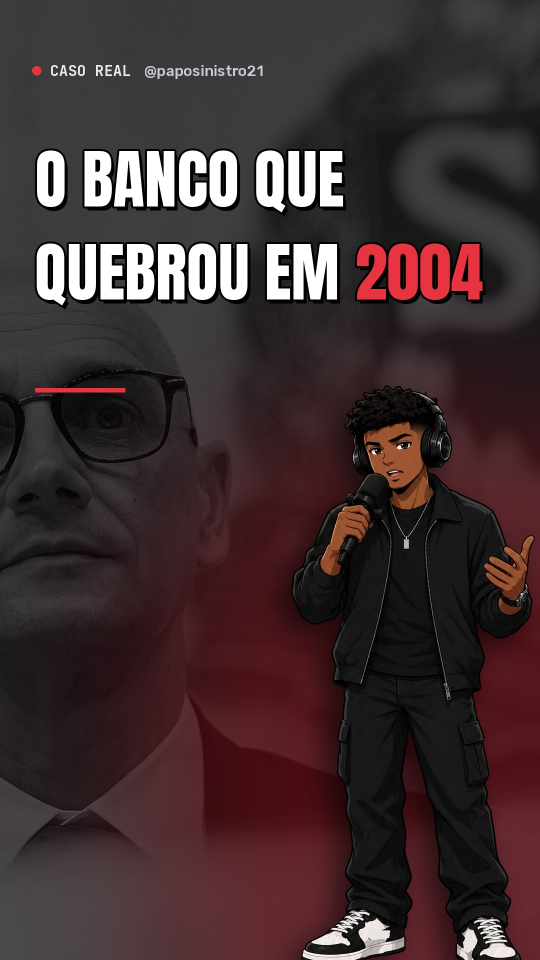
#> input picture capa.jpg, 1080 x 1920 px (shown at 1/2 size); its folder holds only this picture in this run
$ python -i caso_pesquisa.py   (imports and definitions only)
#> lines starting #> are read from the running program, lines starting #| are printed output that depends on the picture
"""
Caso Ao Vivo — pesquisa documental e imagens de arquivo.

1. Encontra o artigo do caso na Wikipédia (português e inglês) e lista as referências que ele cita,
   separando fontes primárias (tribunais, órgãos oficiais) de reportagens de veículos reconhecidos.
2. Confere datas, números e nomes do roteiro contra o texto desses artigos.
3. Busca imagens no Wikimedia Commons só com licença que permite reuso (domínio público, CC0, CC BY, CC BY-SA),
   guarda autor, licença e link, e descarta fotos de pessoas (categorias + detector de rostos).

Nada é inventado: o que não for encontrado fica marcado como "não verificado" no pacote de produção.
"""
import html
import re
import time
import unicodedata
from datetime import date
from pathlib import Path
from urllib.parse import urlparse

import requests

UA = {"User-Agent": "CasoAoVivo/1.0 (https://github.com/lcs021/Bino-Explica; robo de pesquisa documental)"}
COMMONS = "https://commons.wikimedia.org/w/api.php"

PRIMARIAS = (".jus.br", ".gov.br", ".mp.br", ".leg.br", ".def.br", ".mil.br", ".gov", ".gov.uk", ".gouv.fr", ".gob.",
             "europa.eu", "un.org", "interpol.int", "fbi.gov", "justice.gov", "supremecourt", "courts.", "court.",
             "archives.", "arquivonacional", "bnf.fr", "loc.gov", "nationalarchives")
VEICULOS = ("g1.globo.com", "oglobo.globo.com", "globo.com", "folha.uol.com.br", "estadao.com.br", "uol.com.br",
            "veja.abril.com.br", "abril.com.br", "cnnbrasil.com.br", "agenciabrasil.ebc.com.br", "ebc.com.br",
            "bbc.com", "bbc.co.uk", "nytimes.com", "theguardian.com", "reuters.com", "apnews.com", "washingtonpost.com",
            "lemonde.fr", "elpais.com", "time.com", "theatlantic.com", "smithsonianmag.com", "nationalgeographic.com",
            "cnn.com", "nbcnews.com", "cbsnews.com", "latimes.com", "telegraph.co.uk", "independent.co.uk",
            "lefigaro.fr", "corriere.it", "repubblica.it", "dw.com", "francetvinfo.fr", "terra.com.br", "r7.com",
            "correiobraziliense.com.br", "gazetadopovo.com.br", "jornaldocomercio", "opovo.com.br", "diariodonordeste")
IGNORAR = ("catalogue.bnf.fr", "data.bnf.fr", "isni.org", "d-nb.info", "viaf.org", "orcid.org", "wikipedia.org", "wikimedia.org", "wikidata.org", "wiktionary.org", "google.com/search", "worldcat.org",
           "doi.org/10.", "jstor.org/action", "archive.org/details", "openlibrary.org", "viaf.org", "id.loc.gov")
LICENCAS_OK = re.compile(r"^(public domain|no restrictions|no known copyright restrictions|pd\b|pd-|cc0|cc[ -]?by(-sa)?([ -]\d(\.\d)?)?$|cc[ -]?by(-sa)?[ -]\d\.\d)", re.I)
PALAVRAS_PESSOAS = ("portrait", "retrato", "people", "person", "persons", "men ", "women", "woman", " man", "boy", "girl",
                    "child", "children", "criança", "mugshot", "victim", "vítima", "face", "selfie", "politician",
                    "criminal", "actor", "actress", "singer", "crowd", "family", "família", "funeral", "corpse", "body",
                    "dead ", "cadáver", "self-portrait", "headshot", "bust of", "photograph of")
PALAVRAS_FORA = ("flag of", "bandeira", "coat of arms", "brasão", "logo", "icon", "ícone", "signature", "assinatura",
                 "symbol", "emblem", "seal of", "button", "question_book", "edit-clear", "ambox")


# [11 lines left out: function _get, not called in this run]


def _sem_acento(t):
    return "".join(c for c in unicodedata.normalize("NFKD", str(t)) if not unicodedata.combining(c)).lower()


def _texto_html(t):
    return re.sub(r"\s+", " ", html.unescape(re.sub(r"<[^>]+>", " ", str(t or "")))).strip()


# ---------------------------------------------------------------------------
# Wikipédia
# ---------------------------------------------------------------------------
# [66 lines left out: functions artigo, classificar, fontes, _numeros, not called in this run]


MESES = {"janeiro": "january", "fevereiro": "february", "março": "march", "abril": "april", "maio": "may",
         "junho": "june", "julho": "july", "agosto": "august", "setembro": "september", "outubro": "october",
         "novembro": "november", "dezembro": "december"}


TRADUCOES = {"florenca": ("florence",), "italia": ("italy",), "franca": ("france",), "londres": ("london",),
             "alemanha": ("germany",), "espanha": ("spain",), "brasil": ("brazil",), "inglaterra": ("england",),
             "estados": ("united states",), "nova": ("new",), "roma": ("rome",), "lisboa": ("lisbon",), "veneza": ("venice",),
             "milao": ("milan",), "pequim": ("beijing",), "moscou": ("moscow",), "genebra": ("geneva",), "suica": ("switzerland",),
             "holanda": ("netherlands",), "belgica": ("belgium",), "mexico": ("mexico",), "japao": ("japan",), "china": ("china",)}


# [64 lines left out: functions _nomes, checar, _info_arquivos, not called in this run]


MOTIVOS = {}


def _nao(motivo):
    MOTIVOS[motivo] = MOTIVOS.get(motivo, 0) + 1
    return None


NOMES = set()          # nomes das pessoas do caso (preenchido em pesquisar)
GENERICOS = {"portrait", "photo", "photograph", "retrato", "foto", "fotografia", "mugshot", "circa", "ca", "jpg", "jpeg", "png",
             "cropped", "crop", "headshot", "mr", "sr", "jr", "the", "of", "in", "de", "da", "do"}


# [34 lines left out: functions _so_nome, _aceitavel, not called in this run]


_rostos = None


def _tem_rosto(arquivo):
#> called with arquivo = 'capa.jpg'
    global _rostos
    try:
        import cv2
    except ImportError:
        return False
    if _rostos is None:
        import os
        pastas = [getattr(getattr(cv2, "data", None), "haarcascades", ""), os.path.join(os.path.dirname(cv2.__file__), "data"),
                  "/usr/share/opencv4/haarcascades", "/usr/share/opencv/haarcascades"]
        _rostos = []
        for n in ("haarcascade_frontalface_default.xml", "haarcascade_frontalface_alt2.xml", "haarcascade_profileface.xml"):
            for pasta in pastas:
                arq = os.path.join(pasta, n) if pasta else ""
                if arq and os.path.exists(arq):
                    c = cv2.CascadeClassifier(arq)
                    if not c.empty():
                        _rostos.append(c)
                        break
        if not _rostos:
            print("  Aviso: detector de rostos indisponível; as fotos passam só pelo filtro de descrição.", flush=True)
    img = cv2.imread(str(arquivo), cv2.IMREAD_GRAYSCALE)
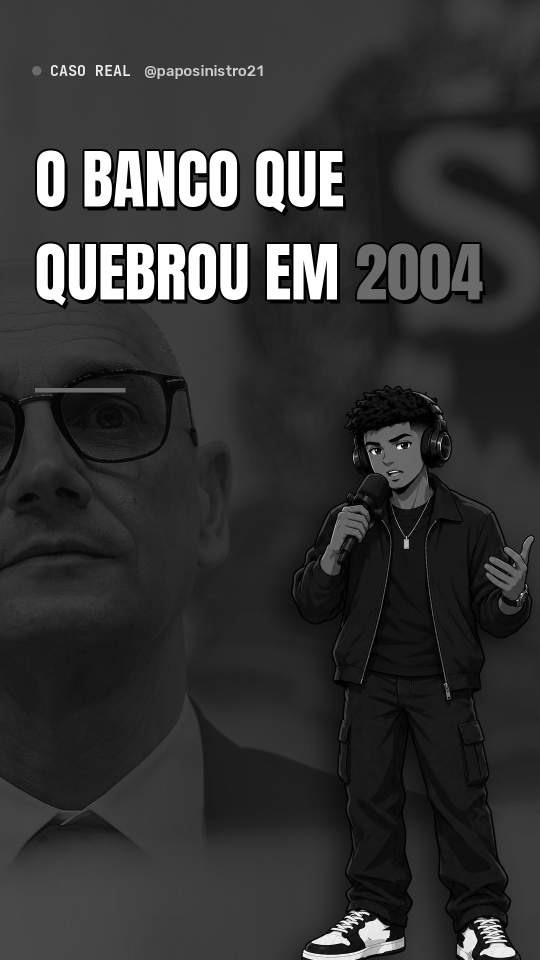
#> img: shape (1920, 1080) (shown at 1/2 size); min 0, max 255, mean 52.2
    if img is None:
        return True
    esc = 900 / max(img.shape)
#> esc = 0.469
    if esc < 1:
        img = cv2.resize(img, None, fx=esc, fy=esc)
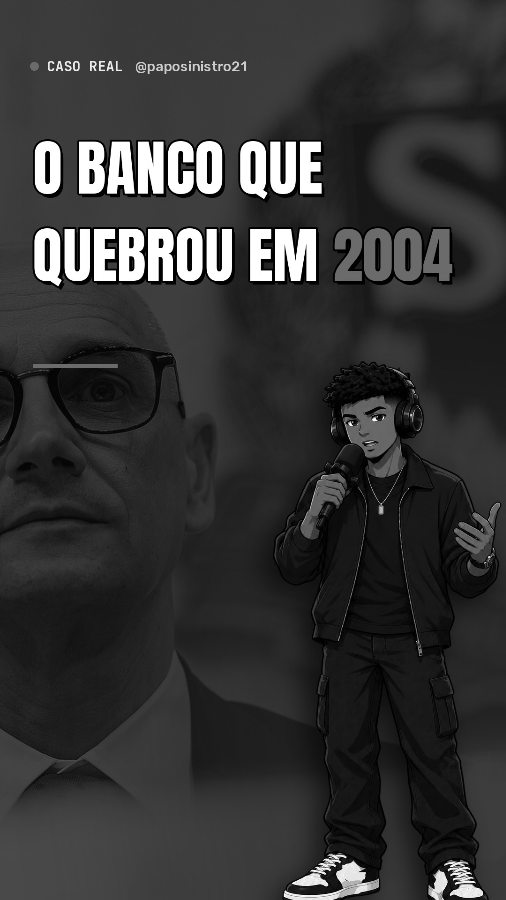
#> img: shape (900, 506); min 0, max 255, mean 52.2
    lado = max(24, int(min(img.shape) * 0.035))
#> lado = 24
    img = cv2.equalizeHist(img)
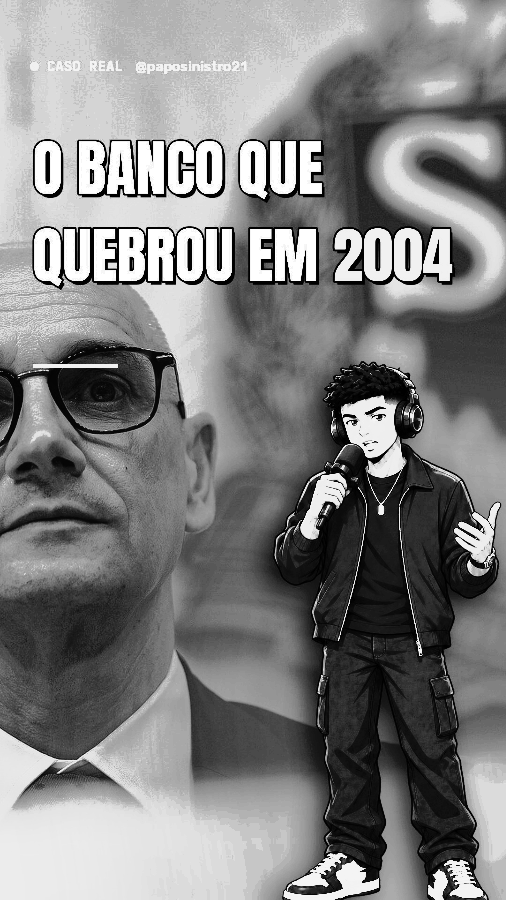
#> img: shape (900, 506); min 0, max 255, mean 128.3
    for c in _rostos:
        if len(c.detectMultiScale(img, scaleFactor=1.08, minNeighbors=6, minSize=(lado, lado))):
            return True
    return False


# [116 lines left out: functions buscar_imagens, baixar, pesquisar, not called in this run]

>>> result = _tem_rosto('capa.jpg')

$ run again, on q_1.jpg
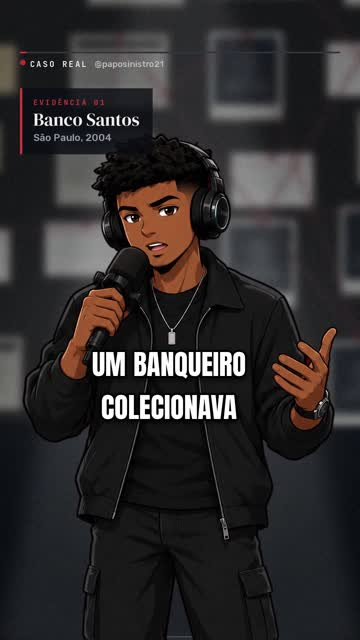
#> input picture q_1.jpg, 360 x 640 px
#> in _tem_rosto, `img = cv2.imread(str(arquivo), cv2.IMREAD_GRAYSCALE)`:
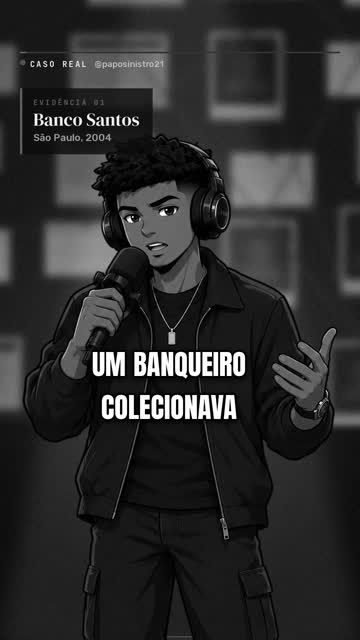
#> img: shape (640, 360); min 0, max 255, mean 44.5
#> in _tem_rosto, `img = cv2.equalizeHist(img)`:
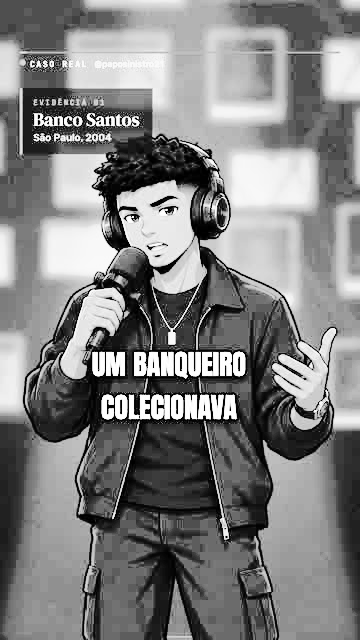
#> img: shape (640, 360); min 0, max 255, mean 128.7

$ run again, on q_10.jpg
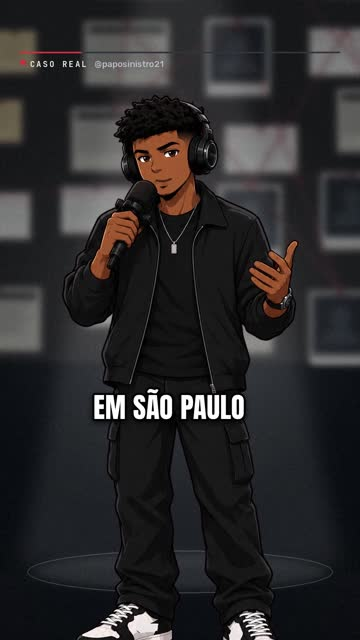
#> input picture q_10.jpg, 360 x 640 px
#> in _tem_rosto, `img = cv2.imread(str(arquivo), cv2.IMREAD_GRAYSCALE)`:
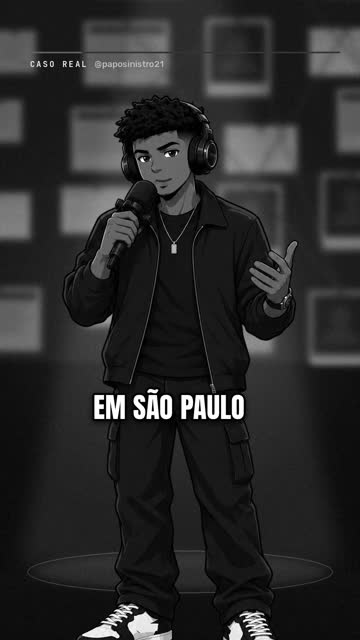
#> img: shape (640, 360); min 0, max 255, mean 42.5
#> in _tem_rosto, `img = cv2.equalizeHist(img)`:
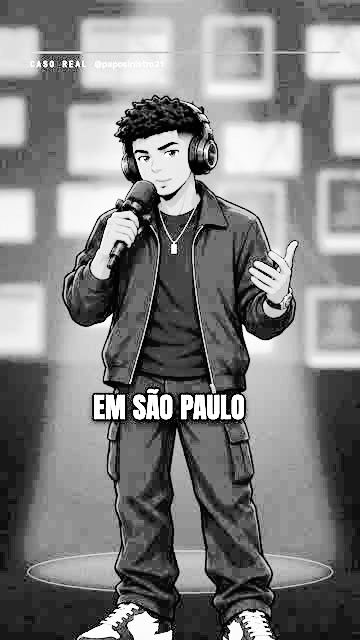
#> img: shape (640, 360); min 0, max 255, mean 129.3
